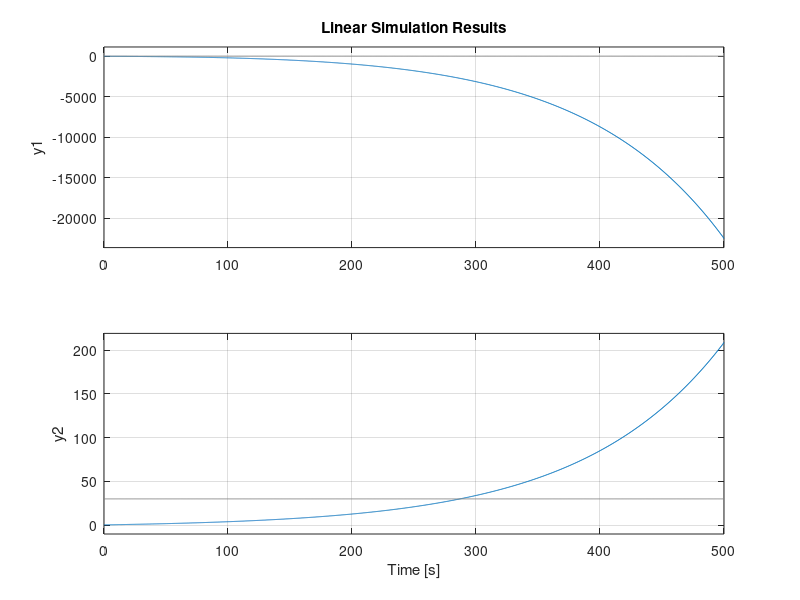

Here is the MATLAB script that generated this plot:
%%
clear all;
clc;
m = 1500;
Cd = 0.3;
area = 1.8;
rho = 1.225;
g = 9.8065;
theta = 0.05;
fmax = 2600;
fmin = -2000;
deltaFmax = 50;
maxTheta = 0.1;
dist = 10;
distMin = 5;
vRe = 20;
ve = 20;
we = 0;
T = 0.1;

%%
%Model
A = [0 -1; 0 (rho*area*Cd*ve) / m];
B=[0; 1/m];
Bdist = [1 0 0;0 -g -(rho*area*Cd*2*ve)/(2*m)];
C=[1 0];
D = 0;
Ad = eye(2) + A*T;
Bd = B*T;
Bdistd = Bdist * T;
lambda = eig(Ad);
%%
%simulation
sys = ss(Ad,Bd,eye(2),D,T);
x0 = [-0.2 0.3];
t = 0:T:500;
u = 30*ones(length(t),1);
lsim(sys,u,t,x0)
grid on

















